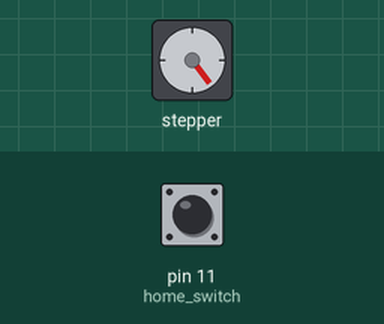
The sketch below on a simulated Arduino Uno, built with avr-gcc and run on an emulated ATmega328P. Shown: stepper motor. The test bench sets the inputs (shaded band); at power-on: pin 11 (home_switch) HIGH. Stepper angles assume 2048 steps per turn.

Above: at 0.8 s.
0.9 s: pin 11 (home_switch) pulled LOW for 0.15 s
At 2.3 s:
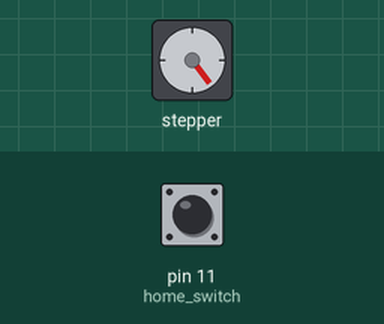
Timing chart, 0 to 3.9 s (numbered marks = the images above; inputs shaded):
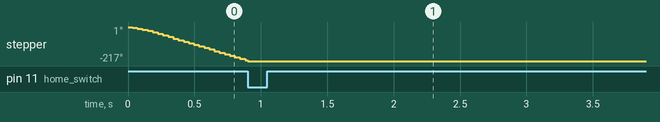

The sketch:

calibrationSample.ino
```cpp
/*  Motor Homing code using AccelStepper and the Serial Monitor

Created by Yvan / https://Brainy-Bits.com
This code is in the public domain...
You can: copy it, use it, modify it, share it or just plain ignore it!
Thx!

*/

#include "AccelStepper.h"
// Library created by Mike McCauley at http://www.airspayce.com/mikem/arduino/AccelStepper/

// AccelStepper Setup
AccelStepper stepperX(AccelStepper::FULL4WIRE, A0, A1, A2, A3);

// Define the Pins used
#define home_switch 11  // Pin 12 connected to Home Switch (MicroSwitch)

// Stepper Travel Variables
long TravelX;              // Used to store the X value entered in the Serial Monitor
int move_finished = 1;     // Used to check if move is completed
long initial_homing = 1;  // Used to Home Stepper at startup


void setup() {
  Serial.begin(9600);  // Start the Serial monitor with speed of 9600 Bauds

  pinMode(home_switch, INPUT_PULLUP);
  //  Set Max Speed and Acceleration of each Steppers at startup for homing
  stepperX.setMaxSpeed(1000.0);      // Set Max Speed of Stepper (Slower to get better accuracy)
  stepperX.setAcceleration(1000.0);  // Set Acceleration of Stepper

  // Start Homing procedure of Stepper Motor at startup
  while (digitalRead(home_switch) == 0) {  // Make the Stepper move CW until the switch is activated
    stepperX.moveTo(initial_homing);  // Set the position to move to
    initial_homing++;                 // Decrease by 1 for next move if needed
    stepperX.run();                   // Start moving the stepper
  }

  stepperX.setCurrentPosition(0);    // Set the current position as zero for now
  stepperX.setMaxSpeed(2000.0);      // Set Max Speed of Stepper (Slower to get better accuracy)
  stepperX.setAcceleration(2000.0);  // Set Acceleration of Stepper
  initial_homing = -5;

  while (digitalRead(home_switch) == 1) {  // Make the Stepper move CCW until the switch is deactivated
    stepperX.moveTo(initial_homing);
    stepperX.run();
    initial_homing -= 8;
  }

  stepperX.setCurrentPosition(0);
  stepperX.setMaxSpeed(1000.0);      // Set Max Speed of Stepper (Faster for regular movements)
  stepperX.setAcceleration(1000.0);  // Set Acceleration of Stepper

  // Print out Instructions on the Serial Monitor at Start
  // Serial.println("FINISHED BITCH");
}

void loop() {


}
```
